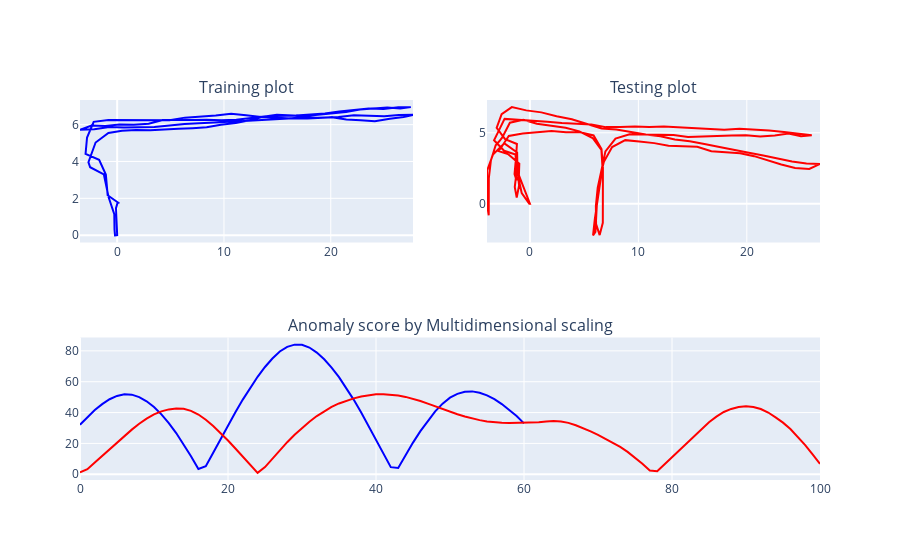

The cell this chart's notebook holds for it:
### Code cell
fig = make_subplots(rows=2, cols=2,specs=[[{}, {}], [{"colspan": 2}, None]],
    subplot_titles=("Training plot","Testing plot", "Anomaly score by Isomap"))
fig.add_trace(go.Scatter(x=df[1], y=df[2], marker_color='blue',
                        name="Training path"),row=1, col=1)
fig.add_trace(go.Scatter(x=df_test[1], y=df_test[2], marker_color='red',
                        name="Testing Score"),row=1, col=2)
fig.add_trace(go.Scatter(x=list(range(len(dt_scores))), y=dt_scores[:], marker_color='blue',
                         name="Training Score"), row=2, col=1)
fig.add_trace(go.Scatter(x=list(range(len(dj_scores))), y=dj_scores, marker_color='red',
                        name="Testing Score"), row=2, col=1)
fig.update_layout(showlegend=False)

### Figure 1 — Plotly figure (JSON) as saved in the notebook; plotly's stock layout.template omitted (floating-point values rounded to 4 significant figures; data arrays with more than 128 entries replaced by an {"elided": "..."} marker saying what was removed)
{"data": [{"marker": {"color": "blue"}, "name": "Training path", "type": "scatter", "x": [0, -0.2, -0.25, -0.27, -0.8, -1.25, -2.53, -2.69, -2.02, -0.82, 0.45, 1.77, 3.1, 4.4, 5.73, 7.06, 8.38, 9.71, 11.1, 12.4, 13.67, 14.95, 16.23, 17.53, 18.82, 20.1, 21.42, 22.73, 24.02, 25.29, 26.51, 27.5, 26.32, 24.94, 23.55, 22.16, 20.8, 19.45, 18.11, 16.76, 13.95, 12.54, 11.15, 9.76, 8.37, 7, 5.63, 4.26, 2.95, 1.56, 0.21, -1.12, -2.39, -3.48, -2.14, -0.74, 0.64, 2.04, 3.48, 4.91, 6.31, 7.7, 9.08, 10.48, 11.88, 13.27, 14.67, 16.05, 17.4, 18.75, 20.11, 21.46, 22.79, 24.13, 25.53, 26.82, 27.7, 26.38, 25, 23.58, 22.17, 20.72, 19.26, 17.81, 16.36, 14.92, 13.48, 12.07, 10.67, 9.23, 7.78, 6.34, 4.9, 3.45, 1.99, 0.58, -0.82, -2.2, -2.82, -2.96, -1.69, -1.06, -0.89, 0.11, 0.04, 0.07, -0.11, 0, -0.2, -0.25], "xaxis": "x", "y": [0, -0.01, 0.32, 1.14, 2.06, 3.3, 3.69, 3.96, 5.03, 5.55, 5.67, 5.71, 5.69, 5.71, 5.77, 5.81, 5.86, 5.99, 6.09, 6.24, 6.43, 6.53, 6.51, 6.47, 6.53, 6.61, 6.68, 6.82, 6.87, 6.93, 6.88, 6.95, 6.94, 6.85, 6.88, 6.8, 6.71, 6.6, 6.55, 6.5, 6.45, 6.37, 6.27, 6.24, 6.27, 6.25, 6.26, 6.25, 6.05, 6, 6.01, 5.93, 5.95, 5.72, 5.75, 5.87, 5.85, 5.85, 5.87, 5.95, 6.04, 6.08, 6.1, 6.15, 6.2, 6.23, 6.3, 6.33, 6.4, 6.37, 6.4, 6.28, 6.24, 6.18, 6.32, 6.42, 6.53, 6.52, 6.46, 6.47, 6.51, 6.42, 6.37, 6.33, 6.33, 6.35, 6.41, 6.51, 6.59, 6.5, 6.42, 6.38, 6.24, 6.24, 6.21, 6.21, 6.25, 6.15, 5.3, 4.41, 4.09, 3.29, 2.17, 1.76, 1.74, 1.82, 1.47, 0, -0.01, 0.32], "yaxis": "y"}, {"marker": {"color": "red"}, "name": "Testing Score", "type": "scatter", "x": {"elided": "150 float values"}, "xaxis": "x2", "y": {"elided": "150 float values"}, "yaxis": "y2"}, {"marker": {"color": "blue"}, "name": "Training Score", "type": "scatter", "x": [0, 1, 2, 3, 4, 5, 6, 7, 8, 9, 10, 11, 12, 13, 14, 15, 16, 17, 18, 19, 20, 21, 22, 23, 24, 25, 26, 27, 28, 29, 30, 31, 32, 33, 34, 35, 36, 37, 38, 39, 40, 41, 42, 43, 44, 45, 46, 47, 48, 49, 50, 51, 52, 53, 54, 55, 56, 57, 58, 59, 60], "xaxis": "x3", "y": [32.15, 37.18, 41.63, 45.45, 48.63, 50.77, 51.85, 51.6, 50.02, 47.33, 43.58, 38.83, 33.18, 26.71, 19.51, 11.71, 3.431, 5.192, 14.01, 22.88, 31.65, 40.21, 48.41, 56.11, 63.19, 69.55, 75.07, 79.58, 82.59, 84.04, 83.9, 82.16, 78.89, 74.53, 69.19, 62.97, 55.95, 48.25, 39.99, 31.3, 22.32, 13.46, 4.614, 4.092, 12.52, 20.53, 28.0, 34.79, 40.78, 45.8, 49.66, 52.13, 53.48, 53.73, 52.87, 51.17, 48.68, 45.51, 41.93, 37.75, 33.0], "yaxis": "y3"}, {"marker": {"color": "red"}, "name": "Testing Score", "type": "scatter", "x": [0, 1, 2, 3, 4, 5, 6, 7, 8, 9, 10, 11, 12, 13, 14, 15, 16, 17, 18, 19, 20, 21, 22, 23, 24, 25, 26, 27, 28, 29, 30, 31, 32, 33, 34, 35, 36, 37, 38, 39, 40, 41, 42, 43, 44, 45, 46, 47, 48, 49, 50, 51, 52, 53, 54, 55, 56, 57, 58, 59, 60, 61, 62, 63, 64, 65, 66, 67, 68, 69, 70, 71, 72, 73, 74, 75, 76, 77, 78, 79, 80, 81, 82, 83, 84, 85, 86, 87, 88, 89, 90, 91, 92, 93, 94, 95, 96, 97, 98, 99, 100], "xaxis": "x3", "y": [1.198, 3.303, 7.641, 11.92, 16.25, 20.58, 24.84, 28.94, 32.73, 36.09, 38.81, 40.76, 42.06, 42.65, 42.43, 41.13, 38.76, 35.33, 31.26, 26.76, 21.88, 16.71, 11.51, 6.308, 0.9118, 4.637, 10.2, 15.65, 20.82, 25.61, 30.03, 34.1, 37.76, 40.97, 43.71, 45.93, 47.64, 49.2, 50.46, 51.35, 51.84, 51.95, 51.68, 51.07, 50.16, 48.96, 47.5, 45.8, 43.99, 42.2, 40.47, 38.87, 37.43, 36.16, 35.1, 34.28, 33.71, 33.4, 33.29, 33.32, 33.35, 33.37, 33.69, 34.23, 34.51, 34.22, 33.31, 31.74, 29.84, 27.77, 25.5, 23.07, 20.51, 17.75, 14.53, 10.84, 6.783, 2.44, 2.03, 6.555, 11.15, 15.81, 20.47, 25.08, 29.52, 33.67, 37.39, 40.36, 42.35, 43.59, 44.07, 43.67, 42.29, 40.03, 36.92, 33.47, 29.33, 24.42, 18.91, 12.95, 6.812], "yaxis": "y3"}], "layout": {"annotations": [{"font": {"size": 16}, "showarrow": false, "text": "Training plot", "x": 0.225, "xanchor": "center", "xref": "paper", "y": 1, "yanchor": "bottom", "yref": "paper"}, {"font": {"size": 16}, "showarrow": false, "text": "Testing plot", "x": 0.775, "xanchor": "center", "xref": "paper", "y": 1, "yanchor": "bottom", "yref": "paper"}, {"font": {"size": 16}, "showarrow": false, "text": "Anomaly score by Multidimensional scaling", "x": 0.5, "xanchor": "center", "xref": "paper", "y": 0.375, "yanchor": "bottom", "yref": "paper"}], "showlegend": false, "xaxis": {"anchor": "y", "domain": [0, 0.45]}, "xaxis2": {"anchor": "y2", "domain": [0.55, 1]}, "xaxis3": {"anchor": "y3", "domain": [0, 1]}, "yaxis": {"anchor": "x", "domain": [0.625, 1]}, "yaxis2": {"anchor": "x2", "domain": [0.625, 1]}, "yaxis3": {"anchor": "x3", "domain": [0, 0.375]}}}
